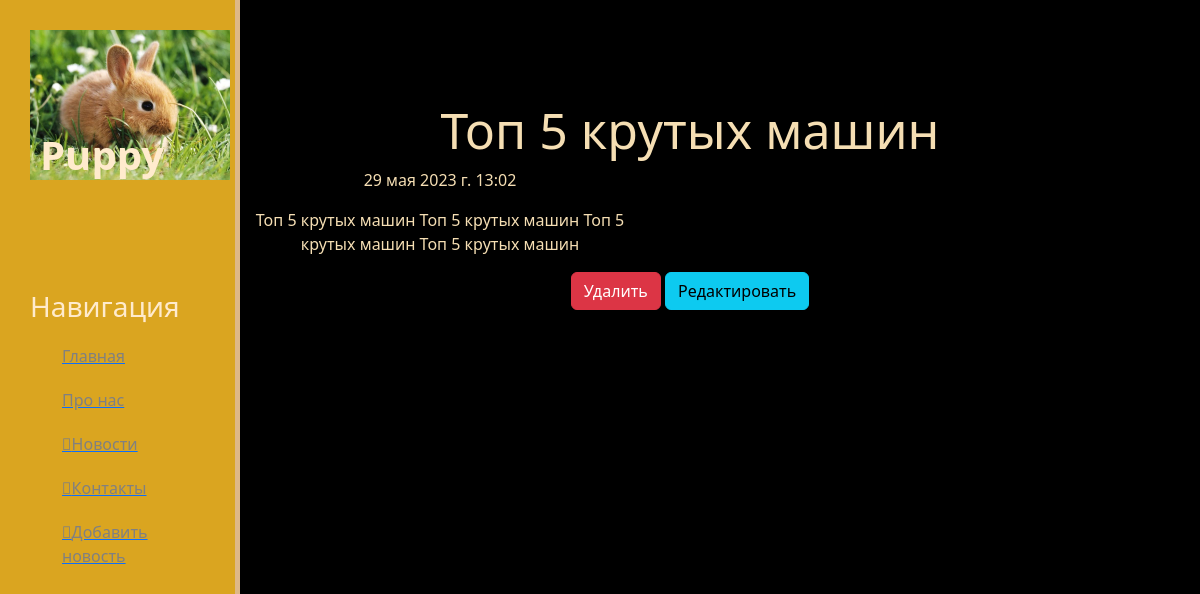
Screenshot of /news/3 with the database file from the repository.
### news/models.py (models this page shows, shortened)
class Articles(models.Model):
    title = models.CharField('Название',max_length=50,default='')
    anons = models.CharField('Анонс',max_length=250,default='')
    full_text = models.TextField('Статья')
    date = models.DateTimeField('Дата публикации')
    class Meta:
        verbose_name = 'Новость'
        verbose_name_plural = 'Новости'

### news/views.py (the view)
# urls.py: path('<int:pk>',views.NewsDetailView.as_view(),name='news-detail'),
class NewsDetailView(DetailView):
    model = Articles
    template_name = 'news/details_view.html'
    context_object_name = 'article'

### news/templates/news/details_view.html (shortened to what this page needs)
{% extends 'main/layout.html' %}
{% block content %}
    <div class = "features">
        <h1>{{ article.title }}</h1>
        <p>{{ article.date }}</p>
        <p>{{ article.full_text }}</p>
        <a href="{% url 'news-delete' article.id %}" class="btn btn-danger">Удалить</a>
        <a href="{% url 'news-update' article.id %}" class="btn btn-info">Редактировать</a>
    </div>
{% endblock %}

### main/static/main/css/main.css (style rules this page uses)
body { background: black; }
main .features { float: left; color: wheat; margin-top: 100px; text-align: center; width: 75%; }
main .features h1 { font-size: 50px; }
main .features p { max-width: 400px; margin: 20 px auto; }

### rows the page displays
Articles: title "Топ 5 крутых машин", date "29 мая 2023 г. 13:02", full_text "Топ 5 крутых машин Топ 5 крутых машин Топ 5 крутых машин Топ 5 крутых машин"
